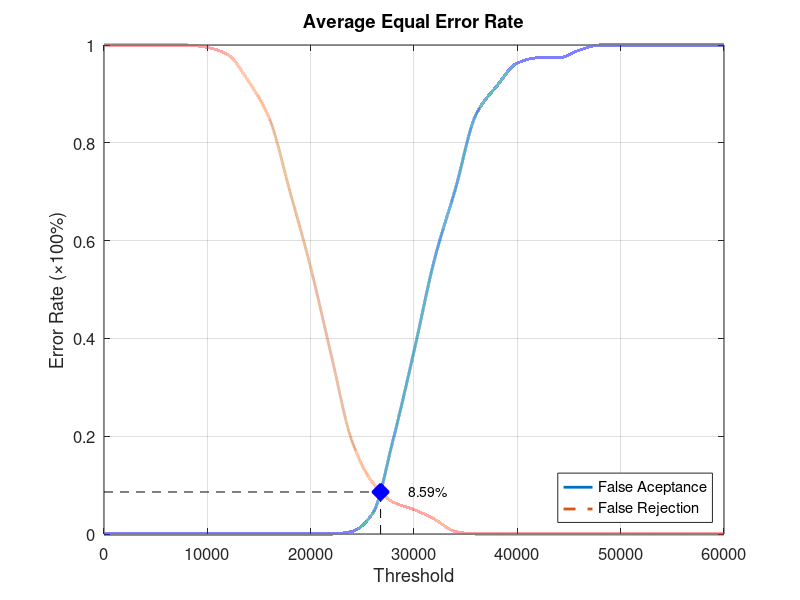
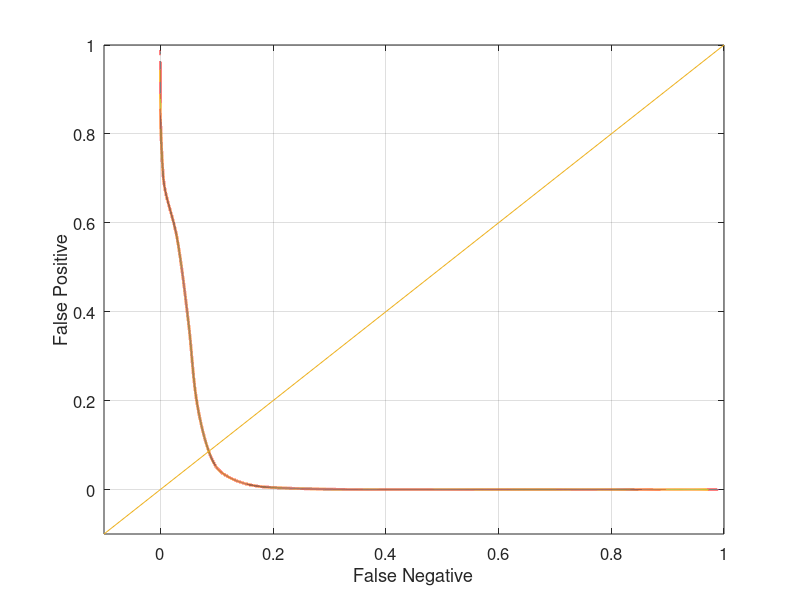

Write the MATLAB code that produced these figures, in order.
function yEER = Database2_3
close all;
clear;
clc;
x = 0:2000:60000;
xq = 0:0.5:60000;

y0 = [0 0 0 0 0 0 0 0 0 0 0 0 0.00526316 0.0421053 0.194737 0.373684 0.563158 0.705263 0.857895 0.915789 0.963158 0.973684 0.973684 0.989474 1 1 1 1 1 1 1];
yy0 = interp1(x, y0, xq, 'pchip');
y1 = [1 1 1 1 1 0.995 0.98 0.925 0.85 0.7 0.545 0.365 0.19 0.105 0.065 0.05 0.03 0.005 0 0 0 0 0 0 0 0 0 0 0 0 0];
yy1 = interp1(x, y1, xq, 'pchip');

% Calculating EER: 
y2 = abs(y0 - y1);
find(y2 == min(y2))
yy2 = abs(yy0 - yy1);
xEER = find(yy2 == min(yy2));
xEERIndex = xq(xEER) % X-axis EER
yEER = yy0(xEER) % Y-axis EER

main = figure
plot(xq, yy0,'-','LineWidth', 2);	hold on
plot(xq, yy1,'--','LineWidth', 2);	hold on
plot([xEERIndex xEERIndex], [0 yEER], 'k--');	hold on
plot([0 xEERIndex], [yEER yEER], 'k--');	hold on
plot(xEERIndex, yEER, 'bx', 'LineWidth', 10);	hold on
text(xEERIndex + 10 * xEERIndex / 100, yEER, [num2str(round((10000 * yEER)) / 100) '%'])
legend('False Aceptance', 'False Rejection', 'Location', 'SouthEast')
xlabel('Threshold')
ylabel('Error Rate (\times100%)')
title('Average Equal Error Rate')
set(gca, 'FontSize', 12)
axis([0 60000 0 1])
grid on

print(main, 'Database2_3Main', '-dpng');
FNRxFPR = figure('Color', [1 1 1]);
plot(yy1, yy0, '-', yy1, yy0, 'LineWidth', 2);
hold on
y = -0.1:0.1:1
plot(y, y); 
set(gca, 'FontSize', 12)
xlabel('False Negative')
ylabel('False Positive')
axis([-0.1 1 -0.1 1])
set(gca, 'FontSize', 12)
grid on

print(FNRxFPR, 'Database2_3FNRxFPR','-dpng');
end
